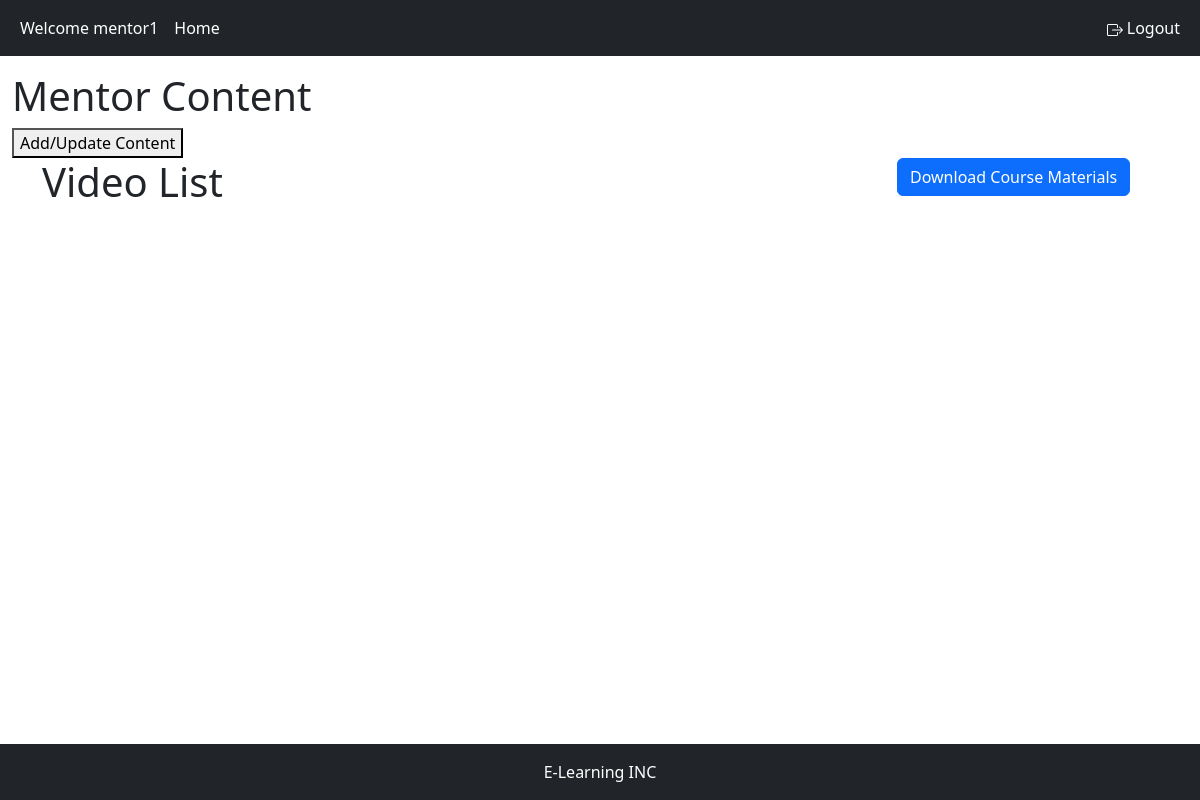
Page /content/home/Javascript/Web_Development/ (signed in) on the earlier database version.
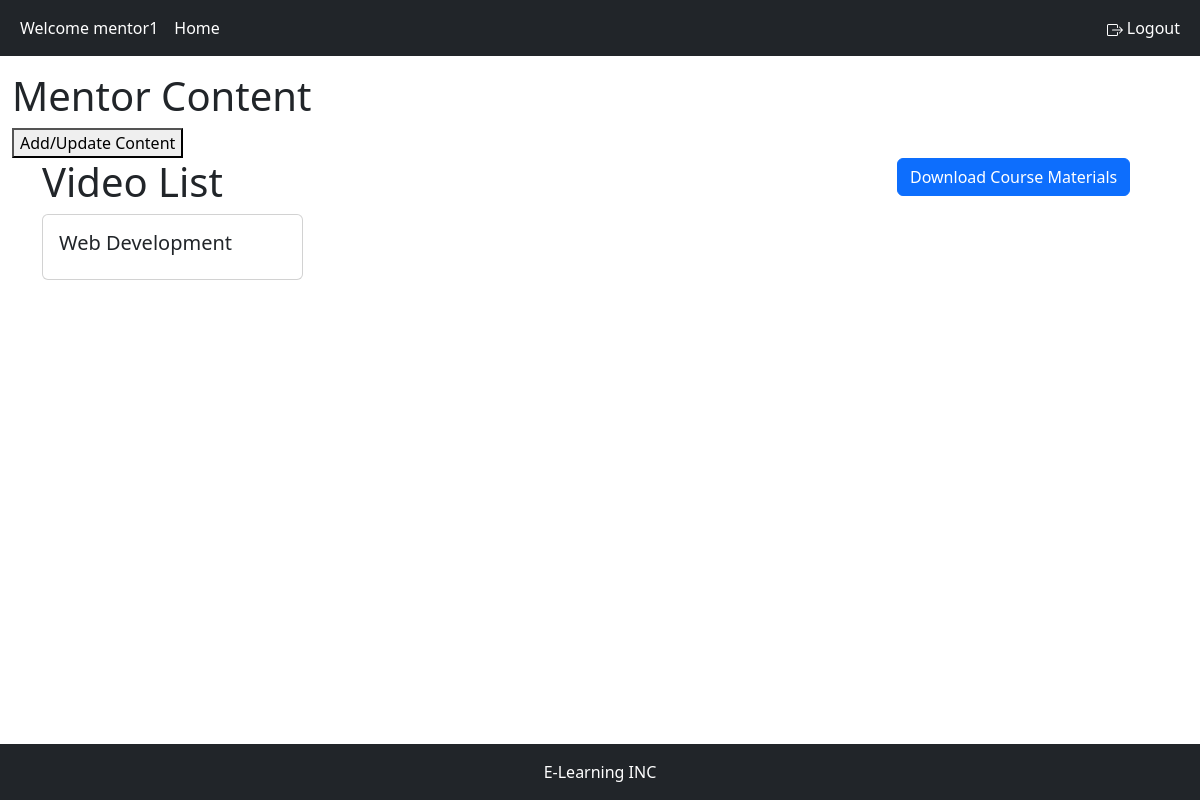
Same page on the later database version.
### course/models.py (models this page shows, shortened)
class Course(models.Model):
    STATUS = (
        ('PUBLISH', 'PUBLISH'),
        ('DRAFT', 'DRAFT'),
    )
    featured_image = models.ImageField(upload_to="featured_img/", blank=True)
    video_file = models.FileField(upload_to='videos/', null=True)
    title = models.CharField(max_length=500)
    created_at = models.DateField(auto_now_add=True)
    category = models.ForeignKey(Catogaries, on_delete=models.DO_NOTHING)
    description = models.TextField()
    slug = models.SlugField(default='', max_length=500, null=True, blank=True)
    status = models.CharField(choices=STATUS, max_length=100, null=True)

### website_content/views.py (the view)
# urls.py: path('<str:name>/<str:slug>/', filtered_content, name='filtered_content'),
def filtered_content(request, name, slug):
    courses = Course.objects.filter(slug=slug)
    if request.method == 'POST':
        form = CourseForm(request.POST, request.FILES, instance=courses.first())  # Pass the instance to the form for updating
        if form.is_valid():
            form.save()
    else:
        form = CourseForm(instance=courses.first())  # Pass the instance to the form for pre-populating fields
    context = {
        'courses': courses,
        'form': form,
    }
    if request.user.user_role == 'STUDENT':
        return render(request, 'courses/course_content.html', context)
    else:
        return render(request, 'courses/M_course.html', context)

### course/models.py (called while the page is built)
    def __str__(self):
        return(self.name)

### course/templates/courses/M_course.html (shortened to what this page needs)
{% extends 'root.html' %} {% block content %}
<h1>Mentor Content</h1>
<button id="add-course-button"  data-bs-toggle="modal" data-bs-target="#addCategoryModal">Add/Update Content</button>
<div class="container">
  <div class="row">
    <div class="col-md-9">
      <h1>Video List</h1>
      <div class="row">
        {% for video in courses %}
        <div class="col-md-4">
          <div class="card mb-3">
            <div class="card-body">
              <h5
                class="card-title video-title"
                onclick="openModal('{{ video.video_file.url }}')"
              >
                {{ video.title }}
              </h5>
            </div>
          </div>
        </div>
        {% endfor %}
      </div>
    </div>
    <div class="col-md-3">
      <div class="text-right">
        <a href="" class="btn btn-primary">Download Course Materials</a>
      </div>
    </div>
  </div>
</div>
{% endblock%}

Differences in the rows shown:
added Course: title "Web Development"
